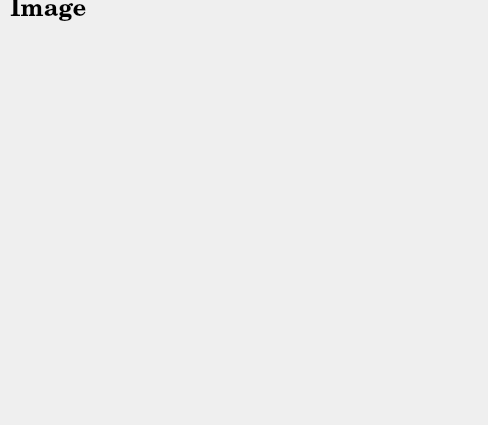
<?xml version="1.0" encoding="UTF-8"?>
<ui version="4.0">
 <class>ImageViewer</class>
 <widget class="QDialog" name="ImageViewer">
  <property name="geometry">
   <rect>
    <x>0</x>
    <y>0</y>
    <width>488</width>
    <height>425</height>
   </rect>
  </property>
  <property name="windowTitle">
   <string>Dialog</string>
  </property>
  <widget class="QLabel" name="label">
   <property name="geometry">
    <rect>
     <x>0</x>
     <y>30</y>
     <width>491</width>
     <height>401</height>
    </rect>
   </property>
   <property name="sizePolicy">
    <sizepolicy hsizetype="Ignored" vsizetype="Ignored">
     <horstretch>0</horstretch>
     <verstretch>0</verstretch>
    </sizepolicy>
   </property>
   <property name="text">
    <string/>
   </property>
   <property name="pixmap">
    <pixmap>../../../Git/Mercury/cover.jpg</pixmap>
   </property>
   <property name="scaledContents">
    <bool>true</bool>
   </property>
  </widget>
  <widget class="QLabel" name="imgLabel">
   <property name="geometry">
    <rect>
     <x>10</x>
     <y>0</y>
     <width>181</width>
     <height>21</height>
    </rect>
   </property>
   <property name="font">
    <font>
     <family>Century Schoolbook L</family>
     <pointsize>18</pointsize>
     <weight>75</weight>
     <bold>true</bold>
    </font>
   </property>
   <property name="text">
    <string>Image</string>
   </property>
  </widget>
 </widget>
 <resources/>
 <connections/>
</ui>
